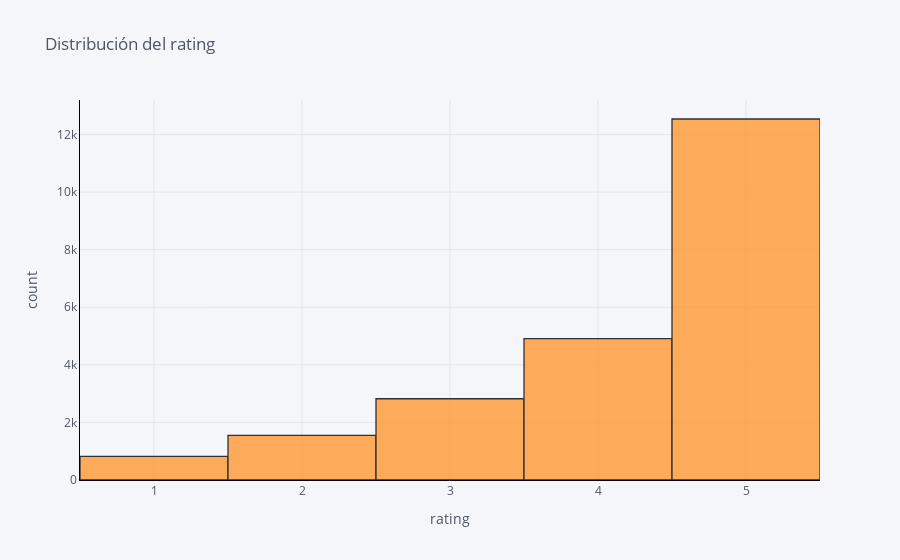

The notebook cell saved with this chart:
### Markdown cell above
### RATING

### Code cell
#Las calificaciones están alineadas con la puntuación de polaridad, es decir, 
#la mayoría de las calificaciones son bastante altas en 4 o 5 rangos.
df['v_rating'].iplot(
    kind='hist',
    xTitle='rating',
    linecolor='black',
    yTitle='count',
    title='Distribución del rating')

### Figure 1 — Plotly figure (JSON) as saved in the notebook; plotly's stock layout.template omitted (floating-point values rounded to 4 significant figures; data arrays with more than 128 entries replaced by an {"elided": "..."} marker saying what was removed)
{"data": [{"histfunc": "count", "histnorm": "", "marker": {"color": "rgba(255, 153, 51, 1.0)", "line": {"color": "#000000", "width": 1.3}}, "name": "v_rating", "opacity": 0.8, "orientation": "v", "type": "histogram", "x": {"elided": "22641 int values"}}], "layout": {"barmode": "overlay", "legend": {"bgcolor": "#F5F6F9", "font": {"color": "#4D5663"}}, "paper_bgcolor": "#F5F6F9", "plot_bgcolor": "#F5F6F9", "title": {"font": {"color": "#4D5663"}, "text": "Distribución del rating"}, "xaxis": {"gridcolor": "#E1E5ED", "linecolor": "black", "showgrid": true, "tickfont": {"color": "#4D5663"}, "title": {"font": {"color": "#4D5663"}, "text": "rating"}, "zerolinecolor": "#E1E5ED"}, "yaxis": {"gridcolor": "#E1E5ED", "linecolor": "black", "showgrid": true, "tickfont": {"color": "#4D5663"}, "title": {"font": {"color": "#4D5663"}, "text": "count"}, "zerolinecolor": "#E1E5ED"}}}
